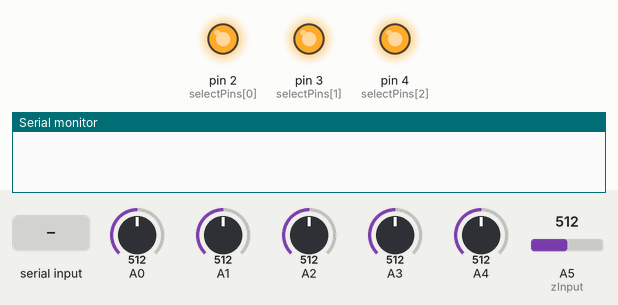
Simulated run of this sketch. Board: Arduino Uno, built with avr-gcc and run on an emulated ATmega328P. On the bench: output pins drawn as LEDs (lit = HIGH), the last lines printed to the serial monitor. Inputs (shaded band) come from the test bench; at power-on: A0 = 512, A1 = 512, A2 = 512, A3 = 512, A4 = 512, A5 (zInput) = 512.

Above: at 1.2 s.
1.3 s: "WakeUp\n" received over Serial
At 2.3 s:
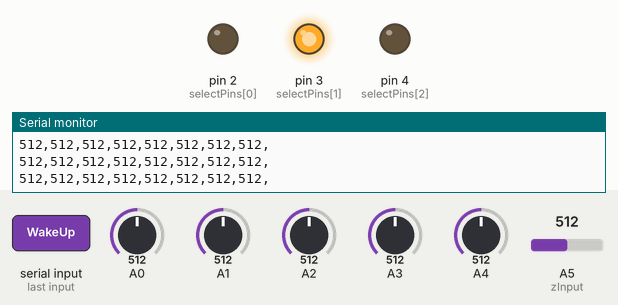
Timing chart, 0 to 4.3 s (numbered marks = the images above; inputs shaded):
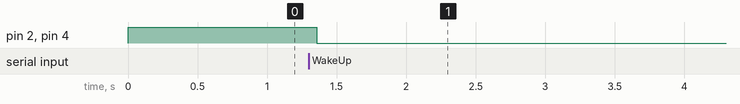

The sketch:

main.ino
```cpp
int loopDelay = 50; //ms
String incomingMessage;
String wakeUpValue = "WakeUp";
String readingsMessage;
bool isConnected = false;
int timeSinceLastReading = 0; //time in ms since last reading
int connectionTimeout = 500; //.5 second

//PIN Definitions for Multiplexer
const int selectPins[3] = {2, 3, 4}; // S0~2, S1~3, S2~4
const int zInput = A5; // Connect common (Z)

const int NUM_OF_SENSORS = 8;
const int NUM_ON_MUX = 3;
int readings[NUM_OF_SENSORS];

void setup() {
  // initialize the serial port
  Serial.begin(9600);

  //Set select pins to output
  for (int i=0; i<3; i++)
  {
    pinMode(selectPins[i], OUTPUT);
    digitalWrite(selectPins[i], HIGH);
  }

  //set z input
  pinMode(zInput, INPUT);
}

void loop() {
  if(!isConnected){
    //checks to see if serial data is available to read
    if (Serial.available() > 0){
      incomingMessage = Serial.readStringUntil('\n');
      incomingMessage.trim();

      if(incomingMessage == "WakeUp"){
        Serial.println("ArduinoUno");
        isConnected = true;
        timeSinceLastReading = 0;
        delay(loopDelay);
      }
    }
  }
  else{
    timeSinceLastReading += loopDelay;
    if(timeSinceLastReading >= connectionTimeout){
      isConnected = false;
      return;
    }

    if (Serial.available() > 0){
      incomingMessage = Serial.readStringUntil('\n');
      incomingMessage.trim();

      if(incomingMessage == "reading"){
        timeSinceLastReading = 0;
      }
      else if(incomingMessage == "WakeUp"){
        Serial.println("ArduinoUno");
        isConnected = true;
        timeSinceLastReading = 0;
        delay(loopDelay);
        return;
      }
    }

    //read values and store in array
    //First, get values from sensors connected to analog pins directly
    // For example if you have NUM_OF_SENSORS=8, NUM_ON_MUX=3, this loop will iterate A0-A4
    // or if you had NUM_OF_SENSORS=5, NUM_ON_MUX=0, it would still iterate A0-A4, and no mux readings necessary
    for(int i = 0; i < NUM_OF_SENSORS - NUM_ON_MUX; i++){
      readings[i] = analogRead(i);
    }
    //Second, get mux readings
    int currentReading = NUM_OF_SENSORS - NUM_ON_MUX;
    for(byte pin = 0; pin < NUM_ON_MUX; pin++){
      selectMuxPin(pin); //enable select pins accordingly
      readings[currentReading] = analogRead(A5); // and read from Z
      currentReading++;
    }

    //create comma separated message to transmit over serial
    for(int i = 0; i < NUM_OF_SENSORS; i++){
      readingsMessage += String(readings[i]) + ",";
    }

    //print message to serial port
    Serial.println(readingsMessage);

    //reset message string
    readingsMessage = "";

    Serial.flush();
    delay(loopDelay);
  }
}


void selectMuxPin(byte pin)
{
  for (int i=0; i<3; i++)
  {
    if (pin & (1<<i))
      digitalWrite(selectPins[i], HIGH);
    else
      digitalWrite(selectPins[i], LOW);
  }
}
```

Measured:
- after the input at 1.3 s, pin 2 (selectPins[0]), pin 4 (selectPins[2]): HIGH → LOW after 0.06 s
